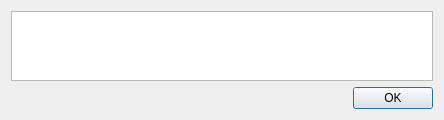
<?xml version="1.0" encoding="UTF-8"?>
<ui version="4.0">
 <class>Notice</class>
 <widget class="QDialog" name="Notice">
  <property name="geometry">
   <rect>
    <x>0</x>
    <y>0</y>
    <width>444</width>
    <height>120</height>
   </rect>
  </property>
  <property name="windowTitle">
   <string>Dialog</string>
  </property>
  <layout class="QVBoxLayout" name="verticalLayout">
   <item>
    <widget class="QPlainTextEdit" name="plainTextEdit"/>
   </item>
   <item>
    <layout class="QHBoxLayout" name="horizontalLayout">
     <item>
      <spacer name="horizontalSpacer">
       <property name="orientation">
        <enum>Qt::Orientation::Horizontal</enum>
       </property>
       <property name="sizeHint" stdset="0">
        <size>
         <width>40</width>
         <height>20</height>
        </size>
       </property>
      </spacer>
     </item>
     <item>
      <widget class="QPushButton" name="btnExit">
       <property name="text">
        <string>OK</string>
       </property>
      </widget>
     </item>
    </layout>
   </item>
  </layout>
 </widget>
 <resources/>
 <connections/>
</ui>
